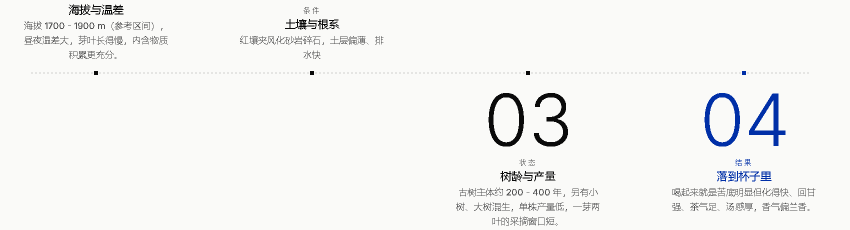
#> input picture ppt-lab/_content/crop-chain-axis.png, 1700 x 460 px (shown at 1/2 size)
$ python ink-check.py _content/crop-chain-axis.png
#> lines starting #> are read from the running program, lines starting #| are printed output that depends on the picture
# -*- coding: utf-8 -*-
"""
页面墨迹检查：截图的像素级验收。

为什么需要：DOM 层面的验收查不出「元素在 DOM 里齐全、位置也对，但就是没被画出来」
这类 bug。实测踩过一次 —— 某方向第 2 页整页空白，而 DOM 里有 75 个文本节点、
getBoundingClientRect 也在视口内，audit-demo.mjs 全绿放行。
只有看像素才能发现：那一页根本没有墨迹。

用法：python ppt-lab/ink-check.py <png> [<png> ...]
"""
import sys
import os
import json
from collections import Counter

from PIL import Image

# 判空只看**中央区域**的墨迹。
#
# 为什么不用整页墨迹比例：深色页 + 居中几行字（例如结语页）整页墨迹可能只有 0.8%，
# 用「整页 < 1.2%」判定会把正常页误报成空白（实测踩过）。
# 而真正的空白页，中央区域是干净的 —— 角落的页码/提示条不该算内容。
CENTER_X = (0.20, 0.80)
CENTER_Y = (0.15, 0.85)
CENTER_INK_FLOOR = 0.0035   # 中央区域墨迹低于 0.35% 视为空白


def measure(path):
#> called with path = '_content/crop-chain-axis.png'
    im = Image.open(path).convert("RGB")
#> im is the input picture: PIL image 1700x460 RGB; mean R, G, B 243.7, 244.1, 243
    full = im.copy()
    im.thumbnail((640, 640))  # 缩样即可，判定空不空不需要全分辨率
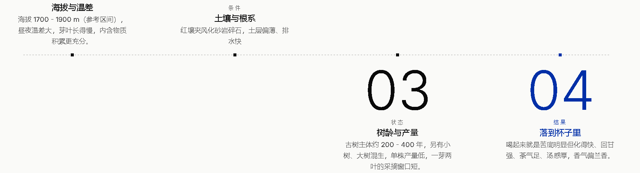
#> im: PIL image 640x173 RGB; mean R, G, B 243.7, 244.1, 243
    W, H = im.size
#> W = 640; H = 173
    px = im.load()
    n = W * H
#> n = 110720

    counts = Counter(im.getdata())
#> counts = 1181 items
    bg, _ = counts.most_common(1)[0]
#> bg = (250, 250, 248)

    def ink_in(x0, x1, y0, y1):
#> called with x0 = 0, x1 = 1, y0 = 0, y1 = 1
        hit = tot = 0
        for y in range(int(y0 * H), int(y1 * H)):
            for x in range(int(x0 * W), int(x1 * W)):
                r, g, b = px[x, y]
                tot += 1
                if abs(r - bg[0]) + abs(g - bg[1]) + abs(b - bg[2]) > 30:
                    hit += 1
#> after the loop, hit = 7750; tot = 110720
        return hit / max(1, tot)

    ink_all = ink_in(0, 1, 0, 1)
#> ink_all = 0.07
    ink_center = ink_in(*CENTER_X, *CENTER_Y)
#> ink_center = 0.0558
    distinct = len(counts)
#> distinct = 1181

    return {
        "file": os.path.basename(path),
        "size": os.path.getsize(path),
        "w": full.width,
        "h": full.height,
        "bg": "#%02X%02X%02X" % bg,
        "inkRatio": round(ink_all, 4),
        "inkCenter": round(ink_center, 4),
        "distinctColors": distinct,
        "blank": ink_center < CENTER_INK_FLOOR,
    }


def main():
    paths = sys.argv[1:]
    if not paths:
        print("用法: python ink-check.py <png> [<png> ...]", file=sys.stderr)
        return 2

    rows = []
    for p in paths:
        if not os.path.exists(p):
            rows.append({"file": p, "error": "不存在"})
            continue
        try:
            rows.append(measure(p))
        except Exception as e:
            rows.append({"file": os.path.basename(p), "error": "%s: %s" % (type(e).__name__, e)})

    blanks = [r for r in rows if r.get("blank")]
#> blanks = []
    for r in rows:
        if r.get("error"):
            print("  [ERR ] %s  %s" % (r["file"], r["error"]))
        else:
            flag = "[空白]" if r["blank"] else "[有内容]"
            print("  %s %-30s 中央墨迹 %6.3f%%  整页 %5.2f%%  色数 %4d  %6.1f KB  %dx%d  底色 %s"
                  % (flag, r["file"], r["inkCenter"] * 100, r["inkRatio"] * 100, r["distinctColors"],
                     r["size"] / 1024, r["w"], r["h"], r["bg"]))
#> this loop made 1 pass
#> flag on pass 1: '[有内容]'
#|   [有内容] crop-chain-axis.png            中央墨迹  5.580%  整页  7.00%  色数 1181    14.5 KB  1700x460  底色 #FAFAF8

    print(json.dumps({"checked": len(rows), "blank": [r["file"] for r in blanks]}, ensure_ascii=False))
#| {"checked": 1, "blank": []}
    return 1 if blanks else 0


if __name__ == "__main__":
    sys.exit(main())
#> (the program exits here)

$ run again, on ppt-lab/_content/smoke-overview.png
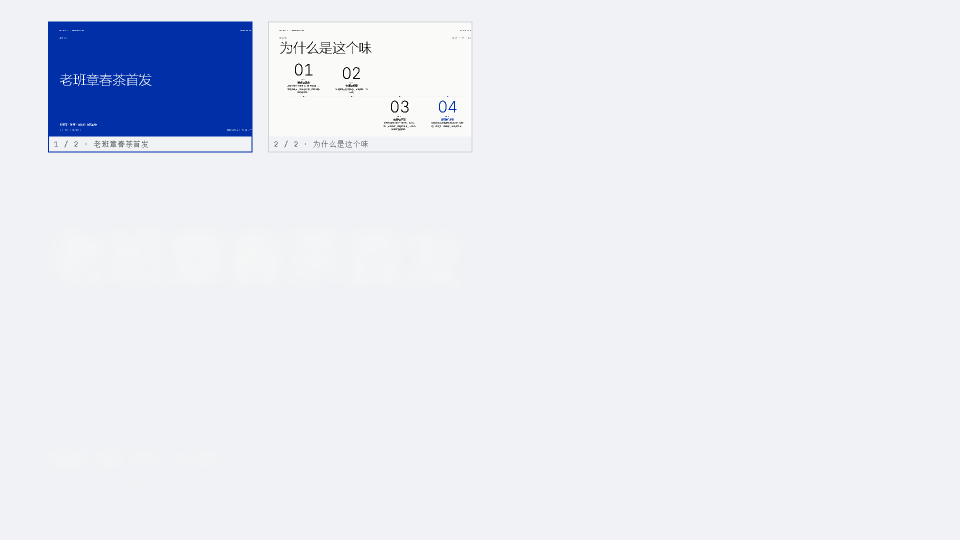
#> input picture ppt-lab/_content/smoke-overview.png, 1920 x 1080 px (shown at 1/2 size)
#> in measure, im is the input picture: PIL image 1920x1080 RGB; mean R, G, B 229.3, 233.2, 241.2
#> in measure, `im.thumbnail((640, 640))`:
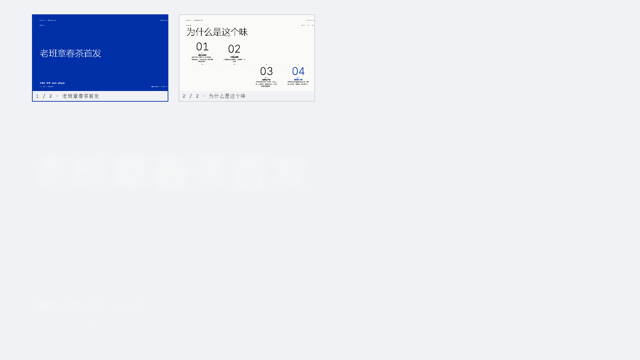
#> im: PIL image 640x360 RGB; mean R, G, B 229.3, 233.2, 241.2
#> counts = 1101 items
#> bg = (240, 242, 245)
#> after the loop in ink_in, `for y in range(int(y0 * H), int(y1 * H)):`: hit = 13224; tot = 230400
#> ink_all = 0.0574
#> ink_center = 0.0279
#> distinct = 1101
#> blanks = []
#> the loop in main, `for r in rows:` made 1 pass
#> flag on pass 1: '[有内容]'
#> (printed output is left out)
#| {"checked": 1, "blank": []}
